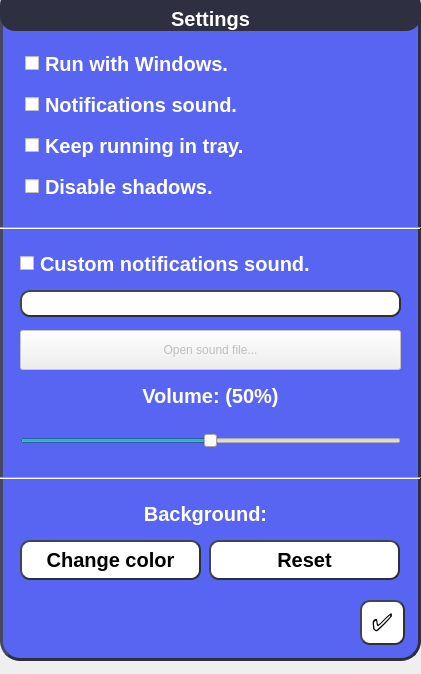
<?xml version="1.0" encoding="UTF-8"?>
<ui version="4.0">
 <class>Settings</class>
 <widget class="QDialog" name="Settings">
  <property name="geometry">
   <rect>
    <x>0</x>
    <y>0</y>
    <width>421</width>
    <height>674</height>
   </rect>
  </property>
  <property name="windowTitle">
   <string>Dialog</string>
  </property>
  <property name="windowIcon">
   <iconset resource="resources.qrc">
    <normaloff>:/img/settings.png</normaloff>:/img/settings.png</iconset>
  </property>
  <property name="styleSheet">
   <string notr="true"/>
  </property>
  <widget class="QPushButton" name="closeForm">
   <property name="geometry">
    <rect>
     <x>360</x>
     <y>600</y>
     <width>45</width>
     <height>45</height>
    </rect>
   </property>
   <property name="cursor">
    <cursorShape>PointingHandCursor</cursorShape>
   </property>
   <property name="styleSheet">
    <string notr="true">QPushButton#closeForm {
    background-color: white;
    border-style: outset;
    border-width: 2px;
    border-radius: 10px;
    border-color:rgb(44, 47, 51);
    font: bold 25px;
    padding: 1px;
}
QPushButton#closeForm:pressed {
    background-color: rgb(88, 101, 242,);
    border-style: inset;
}</string>
   </property>
   <property name="text">
    <string>✅</string>
   </property>
  </widget>
  <widget class="QLabel" name="high_peeker">
   <property name="geometry">
    <rect>
     <x>0</x>
     <y>-10</y>
     <width>421</width>
     <height>41</height>
    </rect>
   </property>
   <property name="font">
    <font>
     <pointsize>-1</pointsize>
     <italic>false</italic>
     <bold>true</bold>
    </font>
   </property>
   <property name="styleSheet">
    <string notr="true">color: white;
font: bold 20px;
border-width: 2px;
border-radius: 15px;
background-color: rgb(46, 48, 66)</string>
   </property>
   <property name="text">
    <string>Settings</string>
   </property>
   <property name="alignment">
    <set>Qt::AlignBottom|Qt::AlignHCenter</set>
   </property>
  </widget>
  <widget class="QWidget" name="verticalLayoutWidget">
   <property name="geometry">
    <rect>
     <x>20</x>
     <y>50</y>
     <width>381</width>
     <height>159</height>
    </rect>
   </property>
   <layout class="QVBoxLayout" name="verticalLayout">
    <property name="spacing">
     <number>15</number>
    </property>
    <property name="leftMargin">
     <number>5</number>
    </property>
    <property name="rightMargin">
     <number>5</number>
    </property>
    <property name="bottomMargin">
     <number>5</number>
    </property>
    <item>
     <widget class="QCheckBox" name="runWithWindos">
      <property name="styleSheet">
       <string notr="true">color: white;
 font: bold 20px;
border-width: 2px;
border-radius: 10px;</string>
      </property>
      <property name="text">
       <string>Run with Windows.</string>
      </property>
     </widget>
    </item>
    <item>
     <widget class="QCheckBox" name="notifSound">
      <property name="styleSheet">
       <string notr="true">color: white;
 font: bold 20px;
border-width: 2px;
border-radius: 10px;</string>
      </property>
      <property name="text">
       <string>Notifications sound.</string>
      </property>
     </widget>
    </item>
    <item>
     <widget class="QCheckBox" name="keepInTray">
      <property name="styleSheet">
       <string notr="true">color: white;
 font: bold 20px;
border-width: 2px;
border-radius: 10px;</string>
      </property>
      <property name="text">
       <string>Keep running in tray.</string>
      </property>
     </widget>
    </item>
    <item>
     <widget class="QCheckBox" name="Disable_Shadows_Button">
      <property name="styleSheet">
       <string notr="true">color: white;
 font: bold 20px;
border-width: 2px;
border-radius: 10px;</string>
      </property>
      <property name="text">
       <string>Disable shadows.</string>
      </property>
     </widget>
    </item>
   </layout>
  </widget>
  <widget class="QListWidget" name="bg">
   <property name="geometry">
    <rect>
     <x>0</x>
     <y>0</y>
     <width>421</width>
     <height>661</height>
    </rect>
   </property>
   <property name="styleSheet">
    <string notr="true">background-color: rgb(88, 101, 242);
border-style: outset;
border-width: 3px;
border-radius: 20px;
border-color: rgb(46, 48, 66);
font: bold 14px;
padding: 1px;

</string>
   </property>
  </widget>
  <widget class="Line" name="line">
   <property name="geometry">
    <rect>
     <x>0</x>
     <y>220</y>
     <width>421</width>
     <height>16</height>
    </rect>
   </property>
   <property name="orientation">
    <enum>Qt::Horizontal</enum>
   </property>
  </widget>
  <widget class="Line" name="line_2">
   <property name="geometry">
    <rect>
     <x>0</x>
     <y>470</y>
     <width>421</width>
     <height>16</height>
    </rect>
   </property>
   <property name="styleSheet">
    <string notr="true">color: rgb(46, 48, 66);</string>
   </property>
   <property name="orientation">
    <enum>Qt::Horizontal</enum>
   </property>
  </widget>
  <widget class="QPushButton" name="ReserBackgroundButton">
   <property name="geometry">
    <rect>
     <x>209</x>
     <y>540</y>
     <width>191</width>
     <height>40</height>
    </rect>
   </property>
   <property name="cursor">
    <cursorShape>PointingHandCursor</cursorShape>
   </property>
   <property name="styleSheet">
    <string notr="true">QPushButton#ReserBackgroundButton {
    background-color: white;
    border-style: outset;
    border-width: 2px;
    border-radius: 10px;
    border-color:rgb(44, 47, 51);
    font: bold 20px;
    padding: 1px;
}
QPushButton#ReserBackgroundButton:pressed {
    background-color: rgb(88, 101, 242,);
    border-style: inset;
}</string>
   </property>
   <property name="text">
    <string>Reset</string>
   </property>
  </widget>
  <widget class="QPushButton" name="ColorPeekButton">
   <property name="geometry">
    <rect>
     <x>20</x>
     <y>540</y>
     <width>181</width>
     <height>40</height>
    </rect>
   </property>
   <property name="cursor">
    <cursorShape>PointingHandCursor</cursorShape>
   </property>
   <property name="styleSheet">
    <string notr="true">QPushButton#ColorPeekButton {
    background-color: white;
    border-style: outset;
    border-width: 2px;
    border-radius: 10px;
    border-color:rgb(44, 47, 51);
    font: bold 20px;
    padding: 1px;
}
QPushButton#ColorPeekButton:pressed {
    background-color: rgb(88, 101, 242,);
    border-style: inset;
}</string>
   </property>
   <property name="text">
    <string>Change color</string>
   </property>
  </widget>
  <widget class="QLabel" name="background_label">
   <property name="geometry">
    <rect>
     <x>20</x>
     <y>500</y>
     <width>371</width>
     <height>27</height>
    </rect>
   </property>
   <property name="styleSheet">
    <string notr="true">color: white;
font: bold 20px;
border-width: 2px;
border-radius: 10px;</string>
   </property>
   <property name="text">
    <string>Background:</string>
   </property>
   <property name="alignment">
    <set>Qt::AlignCenter</set>
   </property>
  </widget>
  <widget class="QCheckBox" name="custom_sound">
   <property name="geometry">
    <rect>
     <x>20</x>
     <y>250</y>
     <width>381</width>
     <height>27</height>
    </rect>
   </property>
   <property name="styleSheet">
    <string notr="true">color: white;
 font: bold 20px;
border-width: 2px;
border-radius: 10px;</string>
   </property>
   <property name="text">
    <string>Custom notifications sound.</string>
   </property>
  </widget>
  <widget class="QLineEdit" name="file_inp">
   <property name="enabled">
    <bool>false</bool>
   </property>
   <property name="geometry">
    <rect>
     <x>20</x>
     <y>290</y>
     <width>381</width>
     <height>27</height>
    </rect>
   </property>
   <property name="styleSheet">
    <string notr="true">background-color: white;
border-style: outset;
border-width: 2px;
border-radius: 10px;
border-color:rgb(44, 47, 51);
font: bold 14px;
padding: 1px;
</string>
   </property>
  </widget>
  <widget class="QPushButton" name="openFile">
   <property name="enabled">
    <bool>false</bool>
   </property>
   <property name="geometry">
    <rect>
     <x>20</x>
     <y>330</y>
     <width>381</width>
     <height>40</height>
    </rect>
   </property>
   <property name="cursor">
    <cursorShape>PointingHandCursor</cursorShape>
   </property>
   <property name="styleSheet">
    <string notr="true">QPushButton#openFile {
   background-color: white;
    border-style: outset;
    border-width: 2px;
    border-radius: 10px;
    border-color:rgb(44, 47, 51);
    font: bold 20px;
    padding: 1px;
}
QPushButton#openFile:pressed {
    background-color: rgb(88, 101, 242,);
    border-style: inset;
}</string>
   </property>
   <property name="text">
    <string>Open sound file...</string>
   </property>
  </widget>
  <widget class="QLabel" name="volume_label">
   <property name="geometry">
    <rect>
     <x>20</x>
     <y>370</y>
     <width>381</width>
     <height>51</height>
    </rect>
   </property>
   <property name="styleSheet">
    <string notr="true">color: white;
font: bold 20px;
border-width: 2px;
border-radius: 10px;</string>
   </property>
   <property name="text">
    <string>Volume: (50%)</string>
   </property>
   <property name="alignment">
    <set>Qt::AlignCenter</set>
   </property>
  </widget>
  <widget class="QSlider" name="horizontalSlider">
   <property name="geometry">
    <rect>
     <x>20</x>
     <y>430</y>
     <width>381</width>
     <height>22</height>
    </rect>
   </property>
   <property name="styleSheet">
    <string notr="true">border-width: 2px;
border-radius: 10px;</string>
   </property>
   <property name="maximum">
    <number>100</number>
   </property>
   <property name="value">
    <number>50</number>
   </property>
   <property name="sliderPosition">
    <number>50</number>
   </property>
   <property name="orientation">
    <enum>Qt::Horizontal</enum>
   </property>
  </widget>
  <zorder>bg</zorder>
  <zorder>closeForm</zorder>
  <zorder>high_peeker</zorder>
  <zorder>verticalLayoutWidget</zorder>
  <zorder>line</zorder>
  <zorder>line_2</zorder>
  <zorder>ReserBackgroundButton</zorder>
  <zorder>ColorPeekButton</zorder>
  <zorder>background_label</zorder>
  <zorder>custom_sound</zorder>
  <zorder>file_inp</zorder>
  <zorder>openFile</zorder>
  <zorder>volume_label</zorder>
  <zorder>horizontalSlider</zorder>
 </widget>
 <resources>
  <include location="resources.qrc"/>
 </resources>
 <connections/>
</ui>
